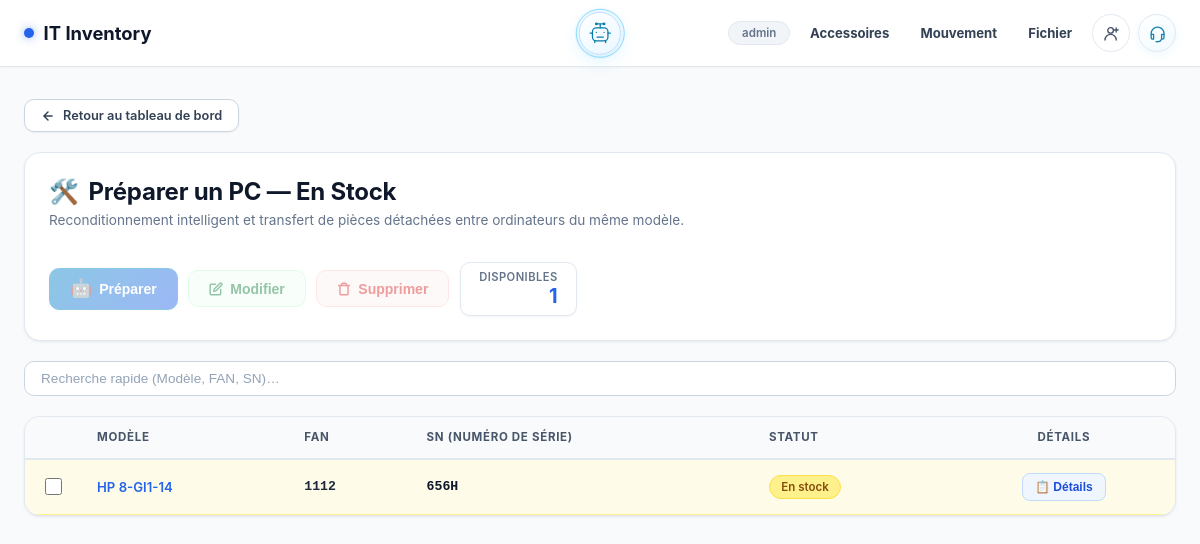
The app's page /preparer (signed in) with its own data.
### tables this page shows
CREATE TABLE app_users (
            id INTEGER PRIMARY KEY AUTOINCREMENT,
            username TEXT NOT NULL UNIQUE COLLATE NOCASE,
            password_hash TEXT NOT NULL,
            access_level TEXT NOT NULL CHECK(access_level IN ('read', 'write', 'full')),
            is_admin INTEGER NOT NULL DEFAULT 0,
            created_at TEXT NOT NULL DEFAULT CURRENT_TIMESTAMP
        , email TEXT);

CREATE TABLE inventory (
            id          INTEGER PRIMARY KEY AUTOINCREMENT,
            model_slug  TEXT,
            model_name  TEXT,
            fan         TEXT UNIQUE,
            sn          TEXT,
            statut      TEXT,
            username    TEXT,
            code_user   TEXT,
            license_num TEXT,
            obs         TEXT
        , disque_dur TEXT, etat_clavier TEXT, systeme_operateur TEXT, etat_ecran TEXT, batterie INTEGER, ram TEXT, ports_usb TEXT, pave_tactile TEXT, last_recipient TEXT, assignment_number INTEGER NOT NULL DEFAULT 0);

### app/routes/inventory.py (the view)
@inventory_bp.route('/preparer')
def preparer_pc():
    rows = get_items_by_status('En stock')
    items = [{
        'db_id':             r['id'],
        'model_name':        r['model_name'],
        'model_slug':        r['model_slug'],
        'FAN':               r['fan'],
        'SN':                r['sn'],
        'Statut':            r['statut'],
        'Obs':               r['obs'],
        'batterie':          r['batterie'],
        'has_details':       bool(r['disque_dur'] or r['etat_clavier'] or r['systeme_operateur'] or r['etat_ecran'] or (r['batterie'] is not None) or r['ram'] or r['ports_usb'] or r['pave_tactile']),
    } for r in rows]
    return render_template('preparer_pc.html', items=items, total_stock=len(items))

### app/models/database.py (called while the page is built)
def get_db():
    if 'db' not in g:
        g.db = sqlite3.connect(
            current_app.config['DB_PATH'],
            detect_types=sqlite3.PARSE_DECLTYPES,
        )
        g.db.row_factory = sqlite3.Row
    return g.db

def get_items_by_status(status):
    db = get_db()
    rows = db.execute(
        'SELECT * FROM inventory WHERE statut = ? ORDER BY id DESC',
        (status,)
    ).fetchall()
    return rows

### templates/preparer_pc.html (shortened to what this page needs)
{% extends "base.html" %}
{% block content %}
<div class="page-fade">
    <a href="{{ url_for('inventory.index') }}" class="btn-back">
        <svg xmlns="http://www.w3.org/2000/svg" width="14" height="14" viewBox="0 0 24 24"
             fill="none" stroke="currentColor" stroke-width="2.5"
             stroke-linecap="round" stroke-linejoin="round">
            <path d="M19 12H5M12 5l-7 7 7 7"/>
        </svg>
        Retour au tableau de bord
    </a>
    <div class="card" style="display:flex;flex-wrap:wrap;justify-content:space-between;align-items:center;gap:1.25rem;margin-bottom:1.25rem;">
        <div>
            <div style="display:flex;align-items:center;gap:0.6rem;">
                <span style="font-size:1.5rem;">🛠️</span>
                <h1 style="font-size:1.5rem;font-weight:700;color:var(--text-primary);margin:0;letter-spacing:-0.01em;">
                    Préparer un PC — En Stock
                </h1>
            </div>
            <p class="text-muted" style="font-size:0.85rem;margin-top:0.35rem;">
                Reconditionnement intelligent et transfert de pièces détachées entre ordinateurs du même modèle.
            </p>
        </div>
        <div style="display:flex;align-items:center;gap:0.65rem;flex-wrap:wrap;">
            <button type="button" id="btnPrepareSelected" class="btn btn-prepare" disabled onclick="handleStartPreparation()" title="Cochez un PC pour lancer la préparation intelligente">
                <span style="font-size:1.1rem;">🤖</span>
                Préparer
            </button>
            <button type="button" id="btnEditSelected" class="btn btn-toolbar-edit" disabled onclick="handleEditSelected()" title="Cochez une ligne pour la modifier">
                Modifier
            </button>
            <button type="button" id="btnDeleteSelected" class="btn btn-toolbar-delete" disabled onclick="handleDeleteSelected()" title="Cochez une ligne pour la supprimer">
                Supprimer
            </button>
            <div class="stat-badge">
                <span class="label">Disponibles</span>
                <span class="value" id="filteredCount">{{ total_stock }}</span>
            </div>
        </div>
    </div>
    <div style="margin-bottom:1.25rem;">
        <input type="text" id="tableSearch" onkeyup="filterTable()" placeholder="Recherche rapide (Modèle, FAN, SN)…"
               class="search-input" style="width:100%;">
    </div>
</div>
<div class="card" style="padding:0;overflow:hidden;">
    <div style="overflow-x:auto;">
        <table id="inventoryTable" class="inv-table">
            <thead>
                <tr>
                    <th style="width:44px;text-align:center;"></th>
                    <th>Modèle</th>
                    <th>FAN</th>
                    <th>SN (Numéro de Série)</th>
                    <th>Statut</th>
                    <th style="text-align:center;">Détails</th>
                </tr>
            </thead>
            <tbody>
                {% for row in items %}
                <tr class="row-en-stock" data-db-id="{{ row['db_id'] }}" data-statut="En stock">
                    <td style="text-align:center;" onclick="event.stopPropagation();">
                        <input type="checkbox" class="row-select-checkbox" data-db-id="{{ row['db_id'] }}"
                               onchange="onRowCheckboxChange(this)" title="Sélectionner cet ordinateur">
                    </td>
                    <td>
                        <a href="{{ url_for('inventory.model_detail', slug=row['model_slug']) }}" style="font-weight:600;color:var(--blue);" title="Voir tous les ordinateurs de ce modèle">
                            {{ row['model_name'] }}
                        </a>
                    </td>
                    <td class="font-mono" style="font-weight:600;">{{ row['FAN'] if row['FAN'] else '—' }}</td>
                    <td class="font-mono" style="font-weight:600;color:var(--text-primary);">{{ row['SN'] if row['SN'] else '—' }}</td>
                    <td>
                        <span class="badge badge-en-stock">{{ row['Statut'] }}</span>
                    </td>
                    <td style="text-align:center;" onclick="event.stopPropagation();">
                        <button type="button" class="btn-details" data-db-id="{{ row['db_id'] }}" onclick="openDetailsModal(this.dataset.dbId)" title="Afficher les caractéristiques techniques, batterie et observations">
                            📋 Détails
                        </button>
                    </td>
                </tr>
                {% endfor %}
            </tbody>
        </table>
    </div>
</div>
{% endblock %}

### templates/base.html (shortened to what this page needs)
<!DOCTYPE html>
<html lang="fr">
<head>
    <link rel="stylesheet" href="{{ url_for('static', filename='css/main.css') }}">
    <link rel="stylesheet" href="{{ url_for('static', filename='css/animations.css') }}">
</head>
<body>
    <nav class="navbar">
        <div class="navbar-inner">
            <a href="{{ url_for('inventory.index') }}" class="navbar-brand">
                <span class="dot"></span>
                IT Inventory
            </a>
            {% if current_user %}<button type="button" class="ai-assistant-trigger" id="aiAssistantTrigger" aria-label="Ouvrir l’assistant IA d’inventaire" aria-haspopup="dialog" aria-controls="aiAssistantModal" aria-expanded="false">
                <svg viewBox="0 0 32 32" aria-hidden="true"><rect x="6" y="9" width="20" height="17" rx="5"/><path d="M16 4v5M12 4h8M3 16h3m20 0h3M11 15h.01M21 15h.01M12 21h8M9 26v2m14-2v2"/><circle cx="11" cy="4" r="1"/><circle cx="21" cy="4" r="1"/></svg>
                <span class="ai-trigger-pulse" aria-hidden="true"></span>
            </button>{% endif %}
            <div class="navbar-actions">
                {% if current_user %}
                <span class="navbar-badge">{{ current_user.username }}</span>
                <div class="accessories-menu">
                    <a href="#" class="accessories-trigger" onclick="return false;">Accessoires</a>
                </div>
                <div class="accessories-menu movement-menu">
                    <a href="#" class="accessories-trigger" onclick="return false;">Mouvement</a>
                </div>
                {% if current_user.is_admin or current_user.access_level in ['write', 'full'] %}
                <div class="file-menu">
                    <a href="#" class="file-trigger" onclick="return false;">Fichier</a>
                </div>
                {% endif %}
                <div class="contact-menu">
                    <button type="button" class="contact-trigger" aria-label="Contact et options du compte">
                        <svg viewBox="0 0 24 24" aria-hidden="true"><circle cx="12" cy="8" r="3.5"/><path d="M5 20a7 7 0 0 1 14 0M19 5v5m-2.5-2.5h5"/></svg>
                    </button>
                </div>
                <div class="helpdesk-menu">
                    <button type="button" class="helpdesk-menu-trigger" aria-label="Helpdesk menu" aria-haspopup="true">
                        <svg viewBox="0 0 24 24" aria-hidden="true"><path d="M4 13v-1a8 8 0 0 1 16 0v1"/><path d="M4 13h3v6H6a2 2 0 0 1-2-2v-4Zm16 0h-3v6h1a2 2 0 0 0 2-2v-4ZM17 19a5 5 0 0 1-5 3h-1"/><path d="M10 22h2"/></svg>
                    </button>
                </div>
                {% else %}<a class="dashboard-nav-link" href="{{ url_for('auth.login') }}">IT admin</a>{% endif %}
            </div>
        </div>
    </nav>
    <main>
        {% block content %}{% endblock %}
    </main>
</body>
</html>

### static/css/animations.css (style rules this page uses)
.page-fade { animation: fadeUp 0.3s ease both; }
#inventoryTable tbody tr { animation: rowFadeIn 0.25s ease both; }

### records on screen
app_users: username "admin"
inventory: model_name "HP 8-GI1-14", fan "1112", sn "656H", Statut "En stock"

### other values on screen
{{ total_stock }} "1"
